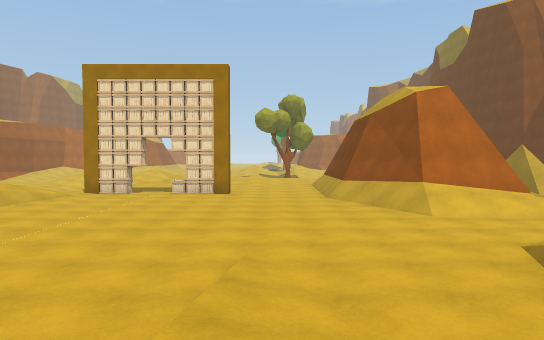
[1] (above)

24 first-person views from a walk through a Unity game level. The camera is 1.4 m above the floor, tilts 2° down and sees 75° across. The floor is counted in squares, 2 m on a side. Each view is taken from the middle of a square. On the plan, view 1 faces up. The plan holds only what a view shows up to about 11 squares ahead; the rest is blank. The place goes on beyond the plan. The player character is not drawn.

[2]
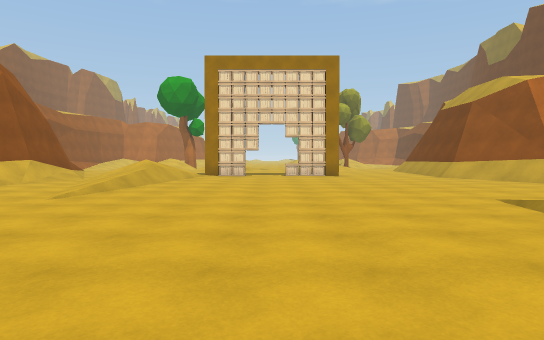

[3]
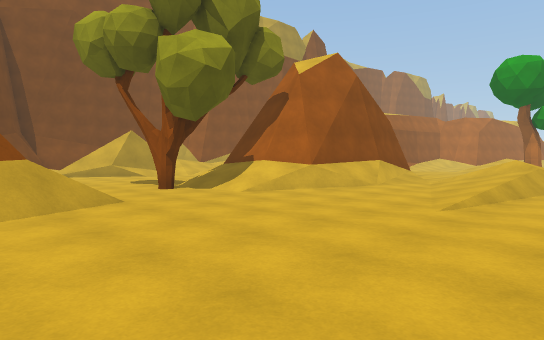

[4]
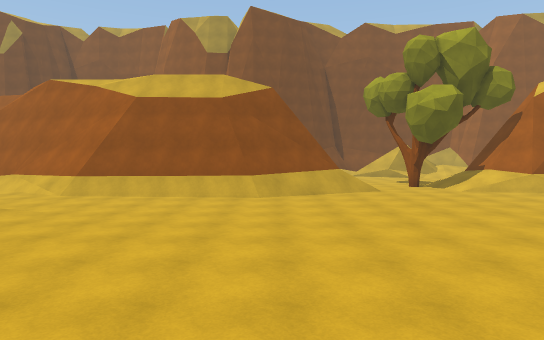

[5]
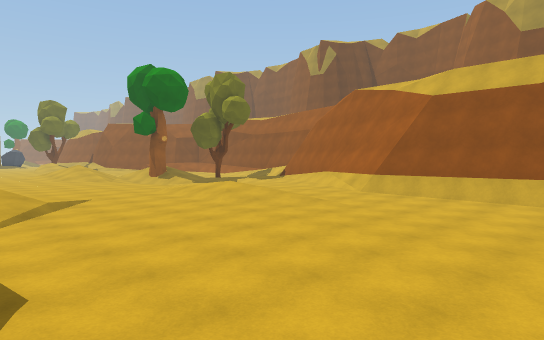

[6]
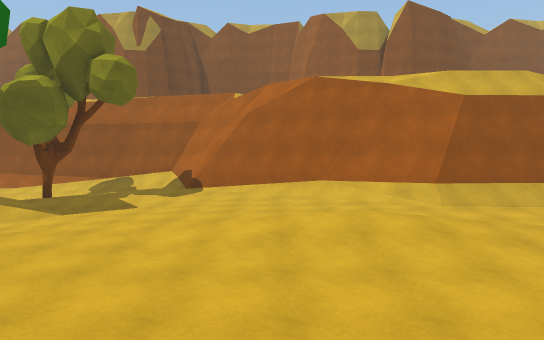

[7]
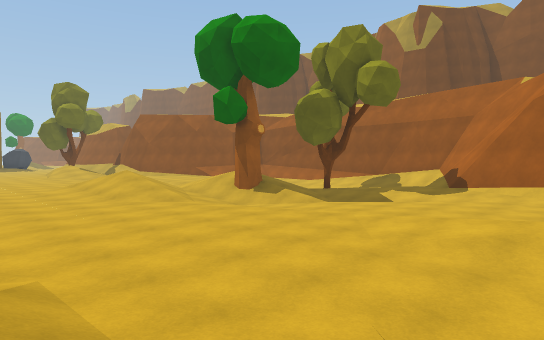

[8]
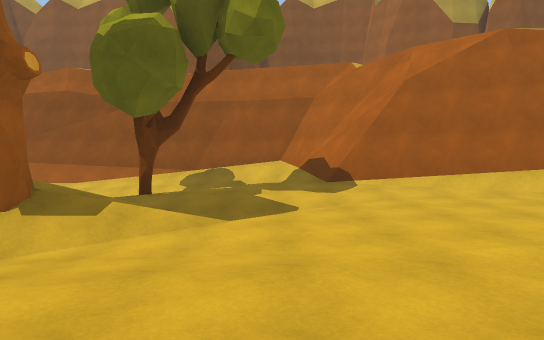

[9]
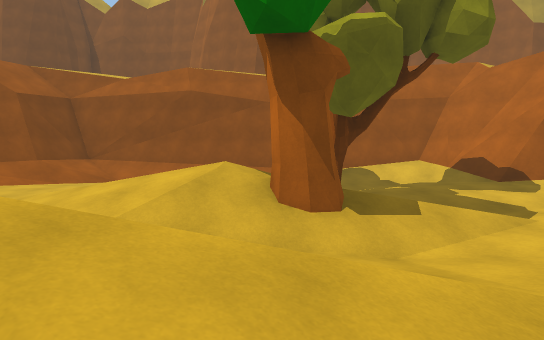

[10]
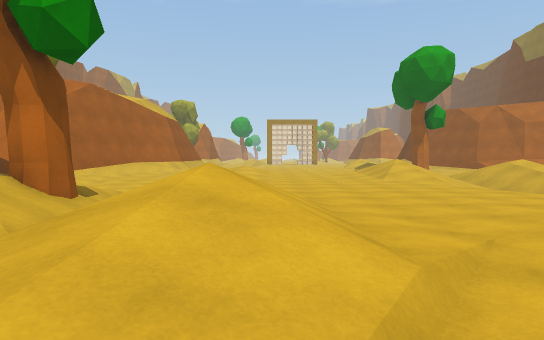

[11]
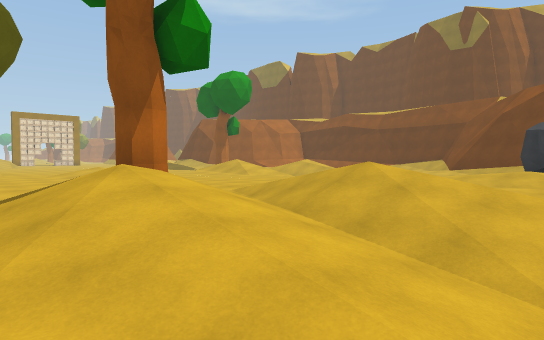

[12]
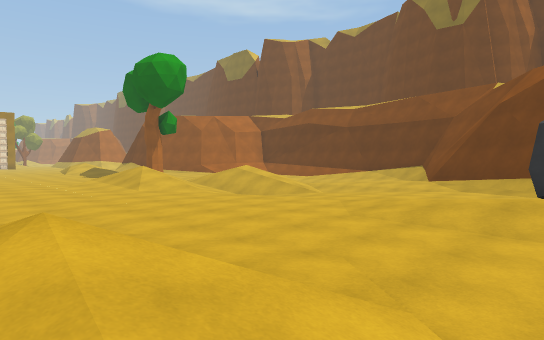

[13]
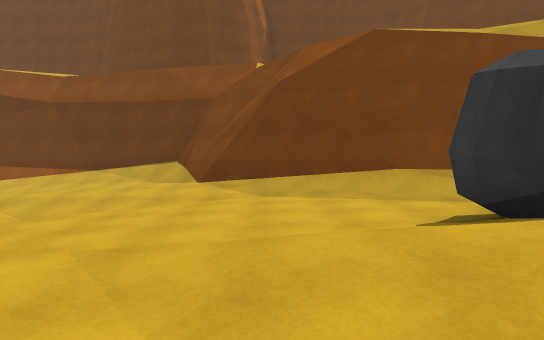

[14]
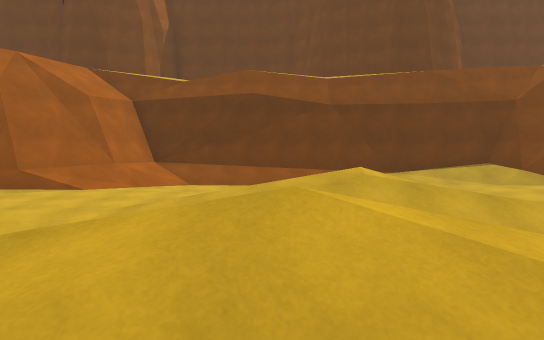

[15]
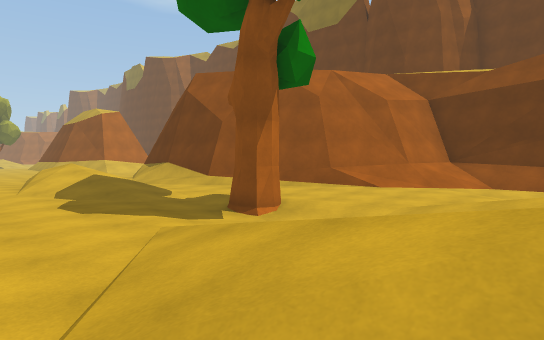

[16]
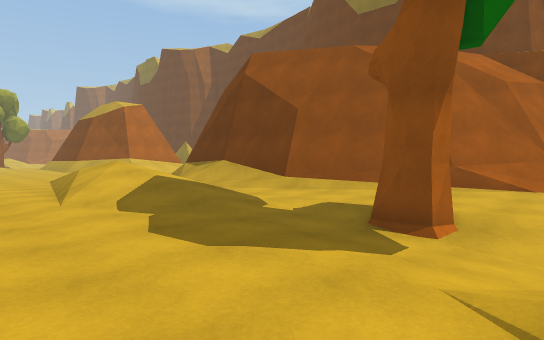

[17]
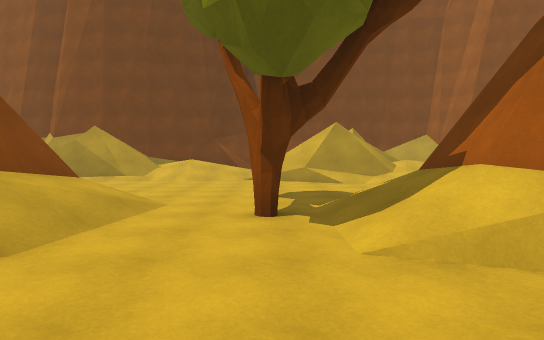

[18]
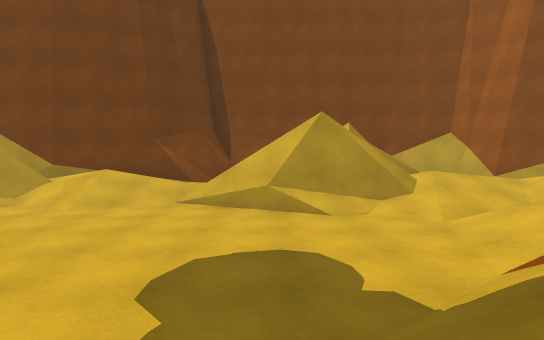

[19]
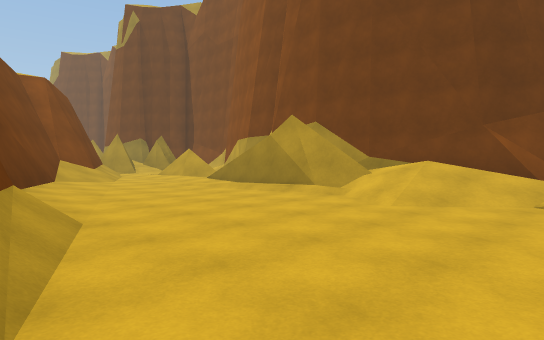

[20]
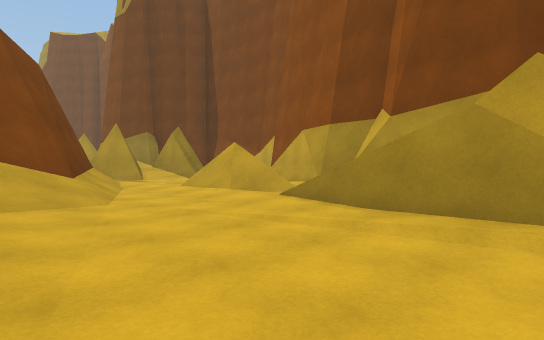

[21]
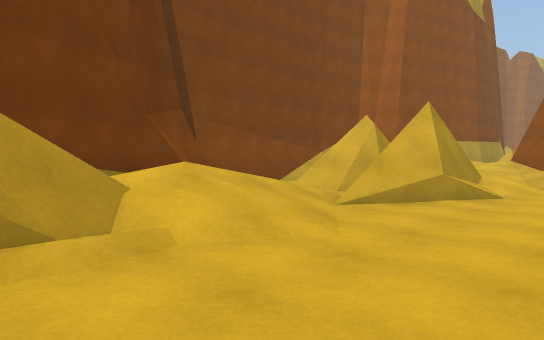

[22]
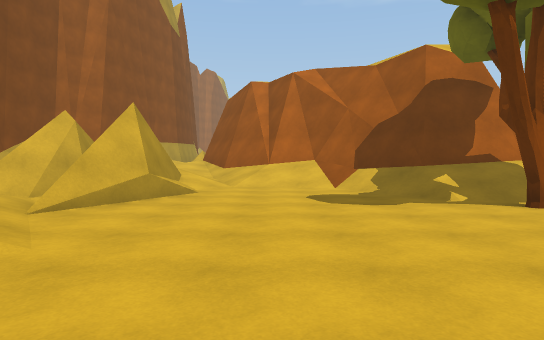

[23]
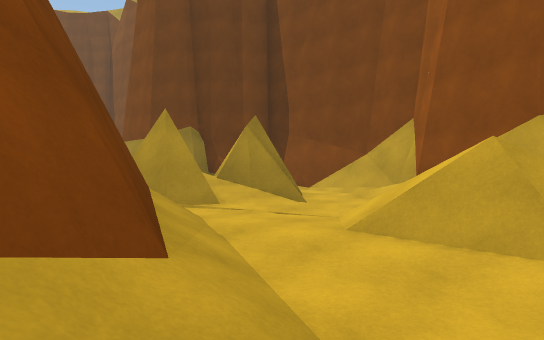

[24]
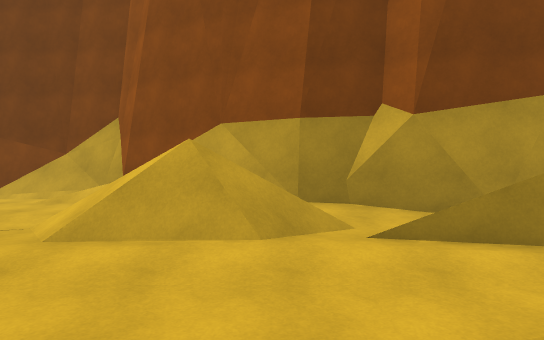

### Floor plan
Key: @ floor where view 1 was taken; # wall or solid block; . main floor; : floor 0.25 m higher than the main floor; - floor 0.25 m lower than the main floor; + floor 0.5 m higher than the main floor; _ floor 0.5 m lower than the main floor; * floor 0.75 m higher than the main floor; % floor 1 m higher than the main floor; & floor 1.25 m higher than the main floor; / step, stairs or slope; = window, fence, low wall or low ledge; T tree; R rock.
Columns run from 25 left of view 1 to 8 right of it. Each row starts with its distance up from view 1.
 12  ##  &#
 11  #/ %%##      #:  /:..:..::/#
 10  #  **/##     #:///:..:..::/##
  9  #   ///###   #:://:....::::/###
  8  #  #/////#   #::+/::...::::////
  7  #  ###../#####::+:::...:::::::.
  6  # ####.../###=:::.::...::.....
  5  # ####:::.///:............../
  4  #  +#:.....T.....:...:..:::=
  3  ## //:.......:::::...::::::#
  2   #///:....///:::::...::/+::#
  1   #///:....###/::::....:/  :#
  0   ##/=:.../####:::..:..:/@ :#
 -1    ###:.../   #/::..:..:/% :##
 -2    ###:..:/   #/::..:..:/*/./#
 -3    # #:..:#   #/::.::...::..:##
 -4    #==:..:#   #/:..::...:...:/#
 -5   ###:..:##   #/:::::..::.T.::###
 -6   #+=#../#    #/:::::..::-_..://##
 -7  ## ==.//#    #/::+::..::/_-.:://#
 -8  #/  :.###   ##::+*::..//  ..::..#
 -9 ##...:/#     #/:: *::.://  +   ..#
-10 #/.=.:##    ##::: +::.://  *    .#
-11 ####:##     #:..:::::.:// /&    .#
-12    ###    ###:.....::..+/.//   -:#
-13          ###:.-....::.../-//   .:#
-14          #/::.-.....:.... ///.../#
-15          #/.:._/--..:.:.. -/_.:./#
-16          #/...///-....:.....-.::/#
-17          #:.T.//T-/...::....-.:###
-18          #:-  //#./+..::.....:##
-19          #.- //&////:.:::::..:#
-20          #.  /**////:.::+::::##
-21          #.  .++////:.::*RR:/#
-22          #. ::..////..::*RR:##
-23          #//::.-_/ :

Positions as (right, up) in squares from view 1, and headings:
1: (0, 0), facing up
2: (-4, -1), facing up
3: (-6, 0), facing up-left
4: (-1, -1), facing left
5: (-1, -1), facing down-left
6: (-2, -10), facing left
7: (-2, -9), facing down-left
8: (-5, -14), facing left
9: (-5, -18), facing left
10: (-6, -23), facing up
11: (-12, -23), facing up-right
12: (-7, -22), facing up-right
13: (-3, -19), facing right
14: (-3, -10), facing right
15: (-3, -10), facing up-right
16: (-3, -7), facing up-right
17: (-9, 4), facing left
18: (-13, 5), facing left
19: (-14, 4), facing down-left
20: (-16, -1), facing down-left
21: (-17, -1), facing up-left
22: (-17, -1), facing up
23: (-17, -6), facing down-left
24: (-17, -6), facing left
